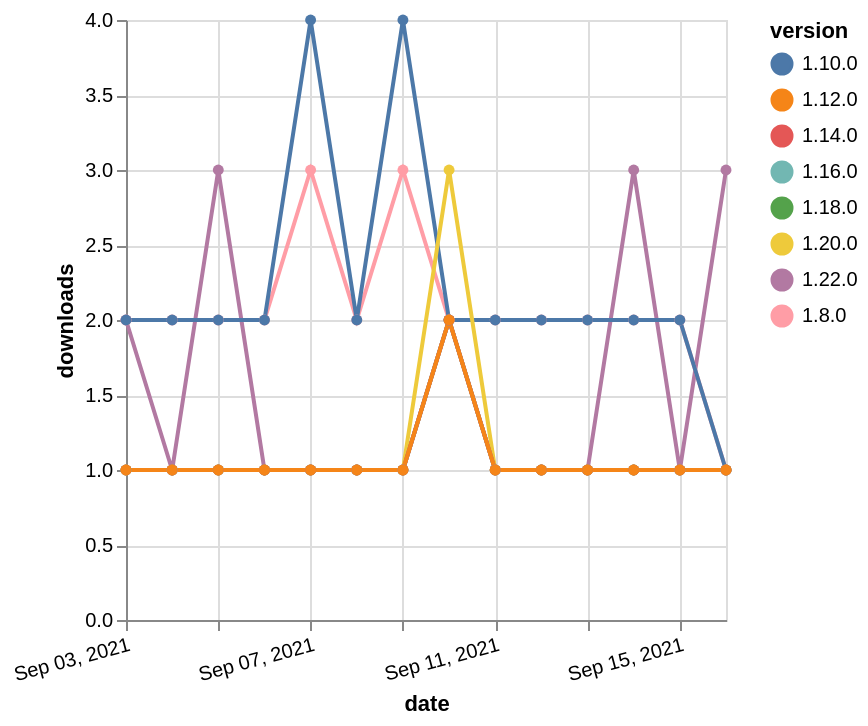

Express this chart as Vega-Lite.
### Vega-Lite specification from a JSON file in a GitHub repository (floating-point values rounded to 4 significant figures)
{"$schema": "https://vega.github.io/schema/vega-lite/v5.json", "description": "A simple bar chart with embedded data.", "data": {"values": [{"date": "2021-09-03", "total": 169, "delta": 1, "version": "1.18.0"}, {"date": "2021-09-04", "total": 170, "delta": 1, "version": "1.18.0"}, {"date": "2021-09-05", "total": 171, "delta": 1, "version": "1.18.0"}, {"date": "2021-09-06", "total": 172, "delta": 1, "version": "1.18.0"}, {"date": "2021-09-07", "total": 173, "delta": 1, "version": "1.18.0"}, {"date": "2021-09-08", "total": 174, "delta": 1, "version": "1.18.0"}, {"date": "2021-09-09", "total": 175, "delta": 1, "version": "1.18.0"}, {"date": "2021-09-10", "total": 177, "delta": 2, "version": "1.18.0"}, {"date": "2021-09-11", "total": 178, "delta": 1, "version": "1.18.0"}, {"date": "2021-09-12", "total": 179, "delta": 1, "version": "1.18.0"}, {"date": "2021-09-13", "total": 180, "delta": 1, "version": "1.18.0"}, {"date": "2021-09-14", "total": 181, "delta": 1, "version": "1.18.0"}, {"date": "2021-09-15", "total": 182, "delta": 1, "version": "1.18.0"}, {"date": "2021-09-16", "total": 183, "delta": 1, "version": "1.18.0"}, {"date": "2021-09-03", "total": 130, "delta": 2, "version": "1.22.0"}, {"date": "2021-09-04", "total": 131, "delta": 1, "version": "1.22.0"}, {"date": "2021-09-05", "total": 134, "delta": 3, "version": "1.22.0"}, {"date": "2021-09-06", "total": 135, "delta": 1, "version": "1.22.0"}, {"date": "2021-09-07", "total": 136, "delta": 1, "version": "1.22.0"}, {"date": "2021-09-08", "total": 137, "delta": 1, "version": "1.22.0"}, {"date": "2021-09-09", "total": 138, "delta": 1, "version": "1.22.0"}, {"date": "2021-09-10", "total": 140, "delta": 2, "version": "1.22.0"}, {"date": "2021-09-11", "total": 141, "delta": 1, "version": "1.22.0"}, {"date": "2021-09-12", "total": 142, "delta": 1, "version": "1.22.0"}, {"date": "2021-09-13", "total": 143, "delta": 1, "version": "1.22.0"}, {"date": "2021-09-14", "total": 146, "delta": 3, "version": "1.22.0"}, {"date": "2021-09-15", "total": 147, "delta": 1, "version": "1.22.0"}, {"date": "2021-09-16", "total": 150, "delta": 3, "version": "1.22.0"}, {"date": "2021-09-03", "total": 2349, "delta": 2, "version": "1.8.0"}, {"date": "2021-09-04", "total": 2351, "delta": 2, "version": "1.8.0"}, {"date": "2021-09-05", "total": 2353, "delta": 2, "version": "1.8.0"}, {"date": "2021-09-06", "total": 2355, "delta": 2, "version": "1.8.0"}, {"date": "2021-09-07", "total": 2358, "delta": 3, "version": "1.8.0"}, {"date": "2021-09-08", "total": 2360, "delta": 2, "version": "1.8.0"}, {"date": "2021-09-09", "total": 2363, "delta": 3, "version": "1.8.0"}, {"date": "2021-09-10", "total": 2365, "delta": 2, "version": "1.8.0"}, {"date": "2021-09-11", "total": 2367, "delta": 2, "version": "1.8.0"}, {"date": "2021-09-12", "total": 2369, "delta": 2, "version": "1.8.0"}, {"date": "2021-09-13", "total": 2371, "delta": 2, "version": "1.8.0"}, {"date": "2021-09-14", "total": 2373, "delta": 2, "version": "1.8.0"}, {"date": "2021-09-15", "total": 2375, "delta": 2, "version": "1.8.0"}, {"date": "2021-09-16", "total": 2376, "delta": 1, "version": "1.8.0"}, {"date": "2021-09-03", "total": 2524, "delta": 2, "version": "1.10.0"}, {"date": "2021-09-04", "total": 2526, "delta": 2, "version": "1.10.0"}, {"date": "2021-09-05", "total": 2528, "delta": 2, "version": "1.10.0"}, {"date": "2021-09-06", "total": 2530, "delta": 2, "version": "1.10.0"}, {"date": "2021-09-07", "total": 2534, "delta": 4, "version": "1.10.0"}, {"date": "2021-09-08", "total": 2536, "delta": 2, "version": "1.10.0"}, {"date": "2021-09-09", "total": 2540, "delta": 4, "version": "1.10.0"}, {"date": "2021-09-10", "total": 2542, "delta": 2, "version": "1.10.0"}, {"date": "2021-09-11", "total": 2544, "delta": 2, "version": "1.10.0"}, {"date": "2021-09-12", "total": 2546, "delta": 2, "version": "1.10.0"}, {"date": "2021-09-13", "total": 2548, "delta": 2, "version": "1.10.0"}, {"date": "2021-09-14", "total": 2550, "delta": 2, "version": "1.10.0"}, {"date": "2021-09-15", "total": 2552, "delta": 2, "version": "1.10.0"}, {"date": "2021-09-16", "total": 2553, "delta": 1, "version": "1.10.0"}, {"date": "2021-09-03", "total": 207, "delta": 1, "version": "1.20.0"}, {"date": "2021-09-04", "total": 208, "delta": 1, "version": "1.20.0"}, {"date": "2021-09-05", "total": 209, "delta": 1, "version": "1.20.0"}, {"date": "2021-09-06", "total": 210, "delta": 1, "version": "1.20.0"}, {"date": "2021-09-07", "total": 211, "delta": 1, "version": "1.20.0"}, {"date": "2021-09-08", "total": 212, "delta": 1, "version": "1.20.0"}, {"date": "2021-09-09", "total": 213, "delta": 1, "version": "1.20.0"}, {"date": "2021-09-10", "total": 216, "delta": 3, "version": "1.20.0"}, {"date": "2021-09-11", "total": 217, "delta": 1, "version": "1.20.0"}, {"date": "2021-09-12", "total": 218, "delta": 1, "version": "1.20.0"}, {"date": "2021-09-13", "total": 219, "delta": 1, "version": "1.20.0"}, {"date": "2021-09-14", "total": 220, "delta": 1, "version": "1.20.0"}, {"date": "2021-09-15", "total": 221, "delta": 1, "version": "1.20.0"}, {"date": "2021-09-16", "total": 222, "delta": 1, "version": "1.20.0"}, {"date": "2021-09-03", "total": 207, "delta": 1, "version": "1.16.0"}, {"date": "2021-09-04", "total": 208, "delta": 1, "version": "1.16.0"}, {"date": "2021-09-05", "total": 209, "delta": 1, "version": "1.16.0"}, {"date": "2021-09-06", "total": 210, "delta": 1, "version": "1.16.0"}, {"date": "2021-09-07", "total": 211, "delta": 1, "version": "1.16.0"}, {"date": "2021-09-08", "total": 212, "delta": 1, "version": "1.16.0"}, {"date": "2021-09-09", "total": 213, "delta": 1, "version": "1.16.0"}, {"date": "2021-09-10", "total": 215, "delta": 2, "version": "1.16.0"}, {"date": "2021-09-11", "total": 216, "delta": 1, "version": "1.16.0"}, {"date": "2021-09-12", "total": 217, "delta": 1, "version": "1.16.0"}, {"date": "2021-09-13", "total": 218, "delta": 1, "version": "1.16.0"}, {"date": "2021-09-14", "total": 219, "delta": 1, "version": "1.16.0"}, {"date": "2021-09-15", "total": 220, "delta": 1, "version": "1.16.0"}, {"date": "2021-09-16", "total": 221, "delta": 1, "version": "1.16.0"}, {"date": "2021-09-03", "total": 213, "delta": 1, "version": "1.14.0"}, {"date": "2021-09-04", "total": 214, "delta": 1, "version": "1.14.0"}, {"date": "2021-09-05", "total": 215, "delta": 1, "version": "1.14.0"}, {"date": "2021-09-06", "total": 216, "delta": 1, "version": "1.14.0"}, {"date": "2021-09-07", "total": 217, "delta": 1, "version": "1.14.0"}, {"date": "2021-09-08", "total": 218, "delta": 1, "version": "1.14.0"}, {"date": "2021-09-09", "total": 219, "delta": 1, "version": "1.14.0"}, {"date": "2021-09-10", "total": 221, "delta": 2, "version": "1.14.0"}, {"date": "2021-09-11", "total": 222, "delta": 1, "version": "1.14.0"}, {"date": "2021-09-12", "total": 223, "delta": 1, "version": "1.14.0"}, {"date": "2021-09-13", "total": 224, "delta": 1, "version": "1.14.0"}, {"date": "2021-09-14", "total": 225, "delta": 1, "version": "1.14.0"}, {"date": "2021-09-15", "total": 226, "delta": 1, "version": "1.14.0"}, {"date": "2021-09-16", "total": 227, "delta": 1, "version": "1.14.0"}, {"date": "2021-09-03", "total": 251, "delta": 1, "version": "1.12.0"}, {"date": "2021-09-04", "total": 252, "delta": 1, "version": "1.12.0"}, {"date": "2021-09-05", "total": 253, "delta": 1, "version": "1.12.0"}, {"date": "2021-09-06", "total": 254, "delta": 1, "version": "1.12.0"}, {"date": "2021-09-07", "total": 255, "delta": 1, "version": "1.12.0"}, {"date": "2021-09-08", "total": 256, "delta": 1, "version": "1.12.0"}, {"date": "2021-09-09", "total": 257, "delta": 1, "version": "1.12.0"}, {"date": "2021-09-10", "total": 259, "delta": 2, "version": "1.12.0"}, {"date": "2021-09-11", "total": 260, "delta": 1, "version": "1.12.0"}, {"date": "2021-09-12", "total": 261, "delta": 1, "version": "1.12.0"}, {"date": "2021-09-13", "total": 262, "delta": 1, "version": "1.12.0"}, {"date": "2021-09-14", "total": 263, "delta": 1, "version": "1.12.0"}, {"date": "2021-09-15", "total": 264, "delta": 1, "version": "1.12.0"}, {"date": "2021-09-16", "total": 265, "delta": 1, "version": "1.12.0"}]}, "width": "container", "mark": {"type": "line", "point": {"filled": true}}, "encoding": {"x": {"field": "date", "type": "temporal", "timeUnit": "yearmonthdate", "title": "date", "axis": {"labelAngle": -15}}, "y": {"field": "delta", "type": "quantitative", "title": "downloads"}, "color": {"field": "version", "type": "nominal"}, "tooltip": {"field": "delta"}}}
